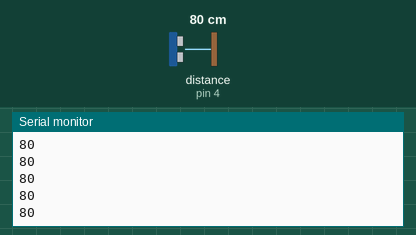
Bench run of a sketch on a simulated Arduino Uno, built with avr-gcc and run on an emulated ATmega328P. On the bench: the last lines printed to the serial monitor. Wiring (inferred from the names in the program): ultrasonic range finder: trigger pin 4; echo pin 4. The test bench sets the inputs (shaded band); at power-on: distance to the obstacle (sensor on pin 4) 80 cm. The echo pulse lasts 58.3 µs per cm.

Above: at 1.2 s.
1.3 s: distance to the obstacle (sensor on pin 4) set to 2 cm
At 1.8 s:
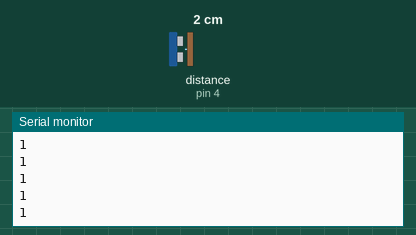
2.8 s: distance to the obstacle (sensor on pin 4) set to 4 cm
At 3.5 s:
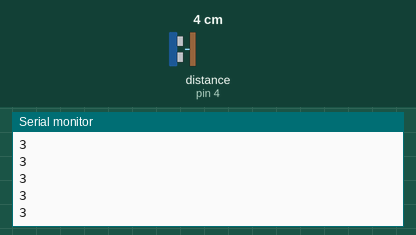
Timing chart, 0 to 4.8 s (numbered marks = the images above; inputs shaded):
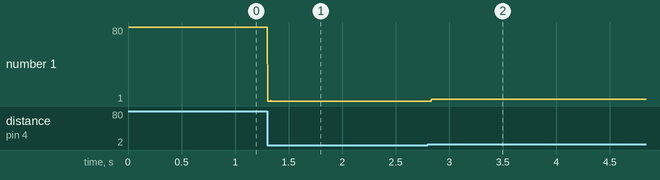

The sketch:

sonarTest.ino
```cpp
#define LEFT_SRF05_PIN 4
void setup() {
  // put your setup code here, to run once:
Serial.begin(19200);
}

void loop() {
  // put your main code here, to run repeatedly:

  uint16_t leftSRF05distance;                          // Stores distance
  uint16_t leftSRF05duration;                          // Stores duratiuon of pulse in
  pinMode(LEFT_SRF05_PIN, OUTPUT);
  digitalWrite(LEFT_SRF05_PIN, LOW);           // Make sure pin is low before sending a short high to trigger ranging
  delayMicroseconds(2);
  digitalWrite(LEFT_SRF05_PIN, HIGH);          // Send a short 10 microsecond high burst on pin to start ranging
  delayMicroseconds(10);
  digitalWrite(LEFT_SRF05_PIN, LOW);           // Send pin low again before waiting for pulse back in
  pinMode(LEFT_SRF05_PIN, INPUT);
  leftSRF05duration = pulseIn(LEFT_SRF05_PIN, HIGH);    // Reads echo pulse in from SRF05 in micro seconds
  leftSRF05distance = leftSRF05duration/58;              // Dividing this by 58 gives us a distance in cm
  Serial.println(leftSRF05distance);

}
```

Measured:
- after the input at 1.3 s, the serial monitor: prints a new line at once (image 1)
- after the input at 2.8 s, the serial monitor: prints a new line at once (image 2)
- plotted number 1: 80 → 1 after the input at 1.3 s, 1 → 3 after the input at 2.8 s
